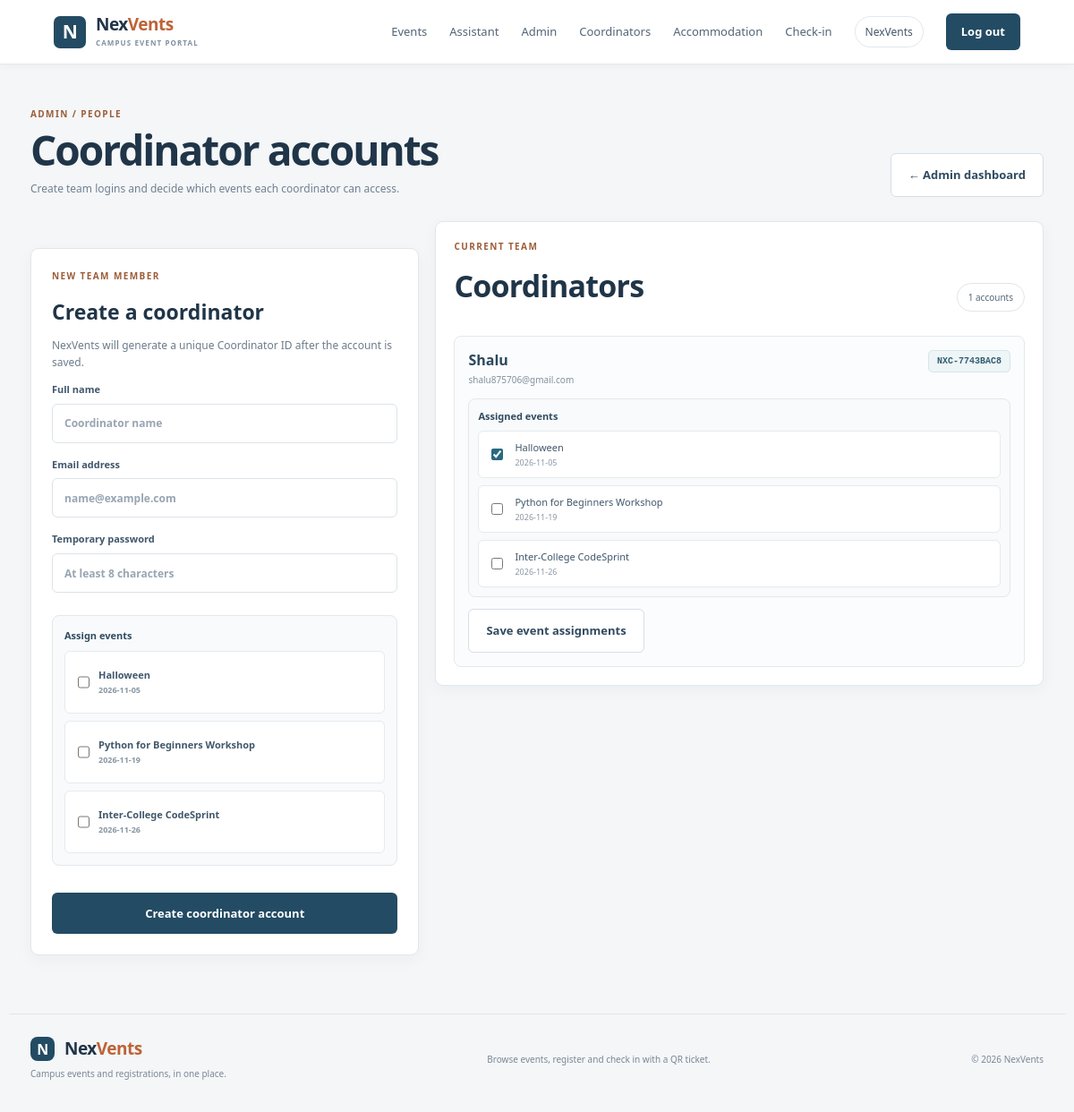
Page /admin/coordinators (signed in) on the committed database.
### tables this page shows
CREATE TABLE events (
            id INTEGER PRIMARY KEY AUTOINCREMENT,
            title TEXT NOT NULL,
            category TEXT NOT NULL,
            description TEXT NOT NULL,
            venue TEXT NOT NULL,
            event_date TEXT NOT NULL,
            event_time TEXT NOT NULL,
            capacity INTEGER NOT NULL CHECK(capacity > 0),
            price REAL NOT NULL DEFAULT 0 CHECK(price >= 0),
            cover TEXT NOT NULL DEFAULT 'violet',
            created_by INTEGER,
            created_at TEXT NOT NULL DEFAULT CURRENT_TIMESTAMP, accommodation_enabled INTEGER NOT NULL DEFAULT 0, stay_price REAL NOT NULL DEFAULT 0, food_price REAL NOT NULL DEFAULT 0, accommodation_capacity INTEGER NOT NULL DEFAULT 0, medical_location TEXT NOT NULL DEFAULT '', medical_contact TEXT NOT NULL DEFAULT '', security_contact TEXT NOT NULL DEFAULT '', emergency_contact TEXT NOT NULL DEFAULT '',
            FOREIGN KEY(created_by) REFERENCES users(id) ON DELETE SET NULL
        );

CREATE TABLE coordinators (
            id INTEGER PRIMARY KEY AUTOINCREMENT,
            coordinator_code TEXT NOT NULL UNIQUE COLLATE NOCASE,
            name TEXT NOT NULL,
            email TEXT NOT NULL UNIQUE COLLATE NOCASE,
            password_hash TEXT NOT NULL,
            is_active INTEGER NOT NULL DEFAULT 1,
            created_at TEXT NOT NULL DEFAULT CURRENT_TIMESTAMP
        );

### app/routes.py (the view, shortened to what this page needs)
@bp.route("/admin/coordinators", methods=["GET", "POST"])
@admin_required
def coordinator_management():
    db = get_db()
    events = db.execute("SELECT id,title,event_date FROM events ORDER BY event_date").fetchall()
    coordinators = db.execute(
        "SELECT c.*, GROUP_CONCAT(e.title, ' · ') AS event_titles FROM coordinators c "
        "LEFT JOIN event_coordinators ec ON ec.coordinator_id=c.id "
        "LEFT JOIN events e ON e.id=ec.event_id GROUP BY c.id ORDER BY c.created_at DESC"
    ).fetchall()
    assignments = {}
    for row in db.execute("SELECT coordinator_id,event_id FROM event_coordinators"):
        assignments.setdefault(row["coordinator_id"], set()).add(row["event_id"])
    return render_template("coordinator_manage.html", coordinators=coordinators, events=events, assignments=assignments)

### app/db.py (called while the page is built)
def get_db():
    if "db" not in g:
        db_path = current_app.config["DATABASE"]
        Path(db_path).parent.mkdir(parents=True, exist_ok=True)
        g.db = sqlite3.connect(db_path)
        g.db.row_factory = sqlite3.Row
        g.db.execute("PRAGMA foreign_keys = ON")
    return g.db

### app/routes.py (called while the page is built)
def admin_required(fn):
    @wraps(fn)
    def wrapped(*args, **kwargs):
        if not session.get("user"):
            flash("Admin login is required.", "info")
            return redirect(url_for("main.login"))
        if session["user"].get("role") != "admin":
            abort(403)
        return fn(*args, **kwargs)
    return wrapped

### app/templates/coordinator_manage.html
{% extends 'base.html' %}{% block title %}Manage coordinators — NexVents{% endblock %}{% block content %}
<section class="dash-heading"><div><div class="eyebrow">ADMIN / PEOPLE</div><h1>Coordinator accounts</h1><p class="muted">Create team logins and decide which events each coordinator can access.</p></div><a class="btn btn-ghost" href="{{ url_for('main.admin_dashboard') }}">← Admin dashboard</a></section>
<div class="management-grid">
<section class="event-form management-create"><div class="eyebrow">NEW TEAM MEMBER</div><h2>Create a coordinator</h2><p class="muted">NexVents will generate a unique Coordinator ID after the account is saved.</p>
<form method="post" class="form-stack"><label>Full name<input name="name" required minlength="2" placeholder="Coordinator name"></label><label>Email address<input name="email" type="email" required placeholder="name@example.com"></label><label>Temporary password<input name="password" type="password" required minlength="8" placeholder="At least 8 characters"></label>
<div class="event-choice-list"><b>Assign events</b>{% if events %}{% for event in events %}<label class="check-row"><input type="checkbox" name="event_ids" value="{{ event.id }}"><span>{{ event.title }}<small>{{ event.event_date }}</small></span></label>{% endfor %}{% else %}<p class="muted">Create an event first, then assign it to a coordinator.</p>{% endif %}</div><button class="btn btn-primary btn-full" type="submit">Create coordinator account</button></form></section>
<section class="section coordinator-list"><div class="section-head"><div><div class="eyebrow">CURRENT TEAM</div><h2>Coordinators</h2></div><span class="count-pill">{{ coordinators|length }} accounts</span></div>
{% if coordinators %}{% for person in coordinators %}<article class="coordinator-card"><div class="coordinator-card-head"><div><h3>{{ person.name }}</h3><p>{{ person.email }}</p></div><span class="coordinator-id">{{ person.coordinator_code }}</span></div><form method="post" action="{{ url_for('main.coordinator_assign', coordinator_id=person.id) }}"><div class="event-choice-list compact-choice-list"><b>Assigned events</b>{% if events %}{% for event in events %}<label class="check-row"><input type="checkbox" name="event_ids" value="{{ event.id }}" {% if event.id in assignments.get(person.id, []) %}checked{% endif %}><span>{{ event.title }}<small>{{ event.event_date }}</small></span></label>{% endfor %}{% else %}<p class="muted">No events available.</p>{% endif %}</div><button class="btn btn-ghost btn-small" type="submit">Save event assignments</button></form></article>{% endfor %}{% else %}<div class="empty-state"><h3>No coordinators added yet</h3><p>Create the first coordinator account using the form.</p></div>{% endif %}
</section></div>{% endblock %}

### rows in the picture
events: title "Halloween", event_date "2026-11-05", event_ids "☑"
events: title "Python for Beginners Workshop", event_date "2026-11-19"
events: title "Inter-College CodeSprint", event_date "2026-11-26"
coordinators: name "Shalu", email "shalu875706@gmail.com", coordinator_code "NXC-7743BAC8"

### other values in the picture
{{ current_user.name.split(' ')[0] }} "NexVents"
{{ coordinators|length }} "1"
